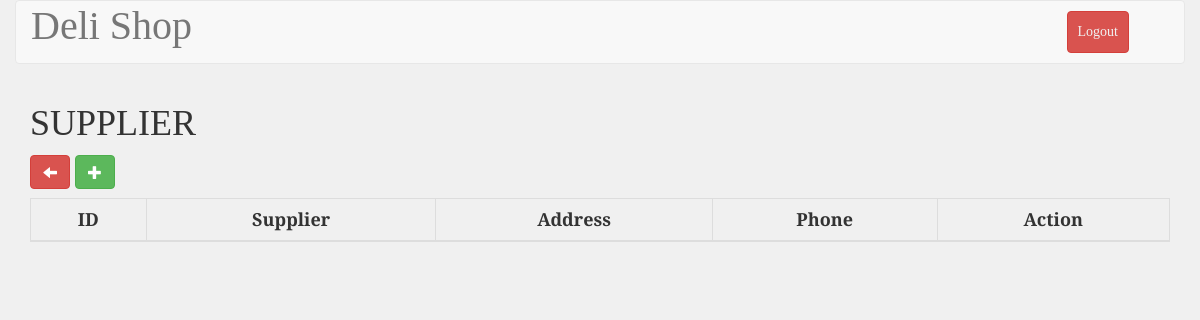
The page /supplier.php (signed in) on the database as committed earlier.
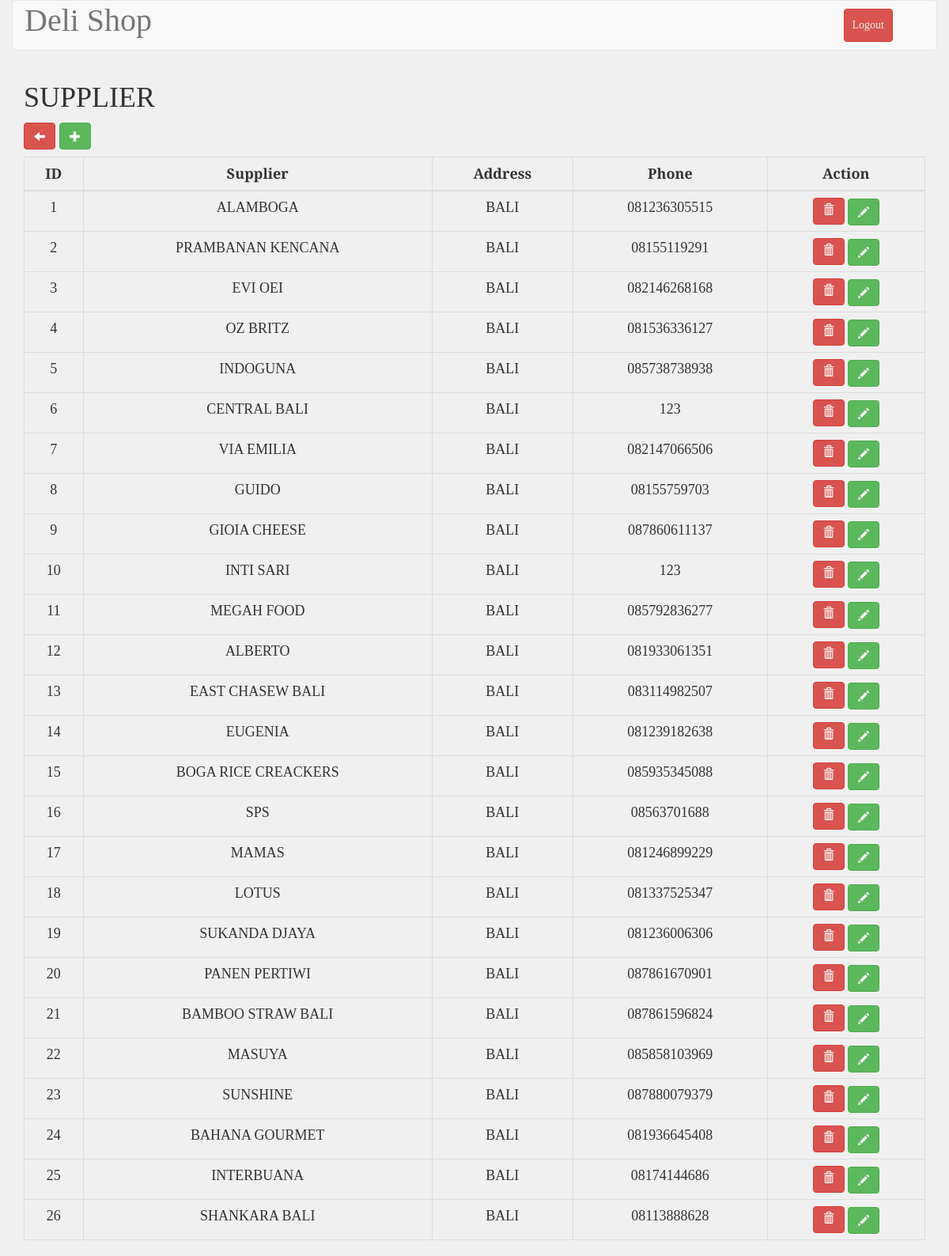
The same page on the database as committed later.
### tables this page shows
CREATE TABLE `tb_supplier` (
  `id_supplier` int(11) NOT NULL AUTO_INCREMENT,
  `nm_supplier` varchar(200) DEFAULT NULL,
  `address` varchar(200) DEFAULT NULL,
  `no_hp` varchar(200) DEFAULT NULL,
  PRIMARY KEY (`id_supplier`)
);

### supplier.php (the view, shortened to what this page needs)
<!DOCTYPE html>
<html>
<?php
include_once 'koneksi.php';
$supplier = mysqli_query($conn, "SELECT * FROM tb_supplier");
?>
    <?php include("./templates/header.php"); ?>
	<link rel="stylesheet" type="text/css" href="./css/stockStyle.css">
	<body>
        <div class="container-fluid" style="">
            <div class="row">
                <div class="col-md-12 header">
                    <nav class="navbar navbar-default" role="navigation">
                        <div class="container-fluid">
                            <div class="navbar-header">
                                <a class="navbar-brand" style="font-size: 40px;" href="#">Deli Shop</a>
                            </div>
                            <div class="collapse navbar-collapse navbar-ex1-collapse">
                                <ul class="nav navbar-nav navbar-right">
                                    <li><a type="button" class="btn btn-danger" style="margin: 10px; padding: 10px;" href="logout.php">Logout</a></li>
                                    <li><a href=""> </a></li>
                                </ul>
                            </div>
                        </div>
                    </nav>
                </div>
            </div>
        </div>
        <div class="container">
            <div class="row">
                <div class="col-md-12" id="mytable">
                <table id="example" class="table table-bordered" style="width: 100%;">
                    <h1>SUPPLIER</h1>
                    <a href="administrator.php" style="margin:0 5px 10px 0" type="button" class="btn btn-danger glyphicon glyphicon-arrow-left" ></a>
                    <button class="btn btn-success glyphicon glyphicon-plus" style="margin-bottom:10px" data-toggle="modal" data-target="#exampleModal"></button>
                    <thead>
                        <tr>
                            <th>ID</th>
                            <th>Supplier</th>
                            <th>Address</th>
                            <th>Phone</th>
                            <th>Action</th>
                        </tr>
                    </thead>
                    <tbody>
                        <?php
                        if(count($supplier)>0)
                        {
                            $no=1;
                            foreach ($supplier as $data) {?>
                            <tr>
                                <td><?php echo $no ?></td>
                                <td><?php echo $data["nm_supplier"];?></td>
                                <td><?php echo $data["address"];?></td>
                                <td><?php echo $data["no_hp"];?></td>
                                <td>
                                    <button class="btn btn-danger deleteCategory" id="<?php echo $data['id_supplier']; ?>"><span class="glyphicon glyphicon-trash"></span></button>
                                    <a type="button" class="btn btn-success glyphicon glyphicon-pencil" href="edit_supplier.php?id=<?php echo $data['id_supplier']?>"></a>
                                </td>
                            </tr>
                            <?php
                            $no++;
                            }
                        }
                        ?>
                    </tbody>
                </table>
            </div>
        </div>
	</body>
</html>

Rows that differ between the two databases and show on the page:
added tb_supplier: nm_supplier "ALAMBOGA", address "BALI", no_hp "081236305515"
added tb_supplier: nm_supplier "PRAMBANAN KENCANA", address "BALI", no_hp "08155119291"
added tb_supplier: nm_supplier "EVI OEI", address "BALI", no_hp "082146268168"
added tb_supplier: nm_supplier "OZ BRITZ", address "BALI", no_hp "081536336127"
added tb_supplier: nm_supplier "INDOGUNA", address "BALI", no_hp "085738738938"
added tb_supplier: nm_supplier "CENTRAL BALI", address "BALI", no_hp "123"
added tb_supplier: nm_supplier "VIA EMILIA", address "BALI", no_hp "082147066506"
added tb_supplier: nm_supplier "GUIDO", address "BALI", no_hp "08155759703"
added tb_supplier: nm_supplier "GIOIA CHEESE", address "BALI", no_hp "087860611137"
added tb_supplier: nm_supplier "INTI SARI", address "BALI", no_hp "123"
added tb_supplier: nm_supplier "MEGAH FOOD", address "BALI", no_hp "085792836277"
added tb_supplier: nm_supplier "ALBERTO", address "BALI", no_hp "081933061351"
added tb_supplier: nm_supplier "EAST CHASEW BALI", address "BALI", no_hp "083114982507"
added tb_supplier: nm_supplier "EUGENIA", address "BALI", no_hp "081239182638"
added tb_supplier: nm_supplier "BOGA RICE CREACKERS", address "BALI", no_hp "085935345088"
added tb_supplier: nm_supplier "SPS", address "BALI", no_hp "08563701688"
added tb_supplier: nm_supplier "MAMAS", address "BALI", no_hp "081246899229"
added tb_supplier: nm_supplier "LOTUS", address "BALI", no_hp "081337525347"
added tb_supplier: nm_supplier "SUKANDA DJAYA", address "BALI", no_hp "081236006306"
added tb_supplier: nm_supplier "PANEN PERTIWI", address "BALI", no_hp "087861670901"
added tb_supplier: nm_supplier "BAMBOO STRAW BALI", address "BALI", no_hp "087861596824"
added tb_supplier: nm_supplier "MASUYA", address "BALI", no_hp "085858103969"
added tb_supplier: nm_supplier "SUNSHINE", address "BALI", no_hp "087880079379"
added tb_supplier: nm_supplier "BAHANA GOURMET", address "BALI", no_hp "081936645408"
added tb_supplier: nm_supplier "INTERBUANA", address "BALI", no_hp "08174144686"
added tb_supplier: nm_supplier "SHANKARA BALI", address "BALI", no_hp "08113888628"
